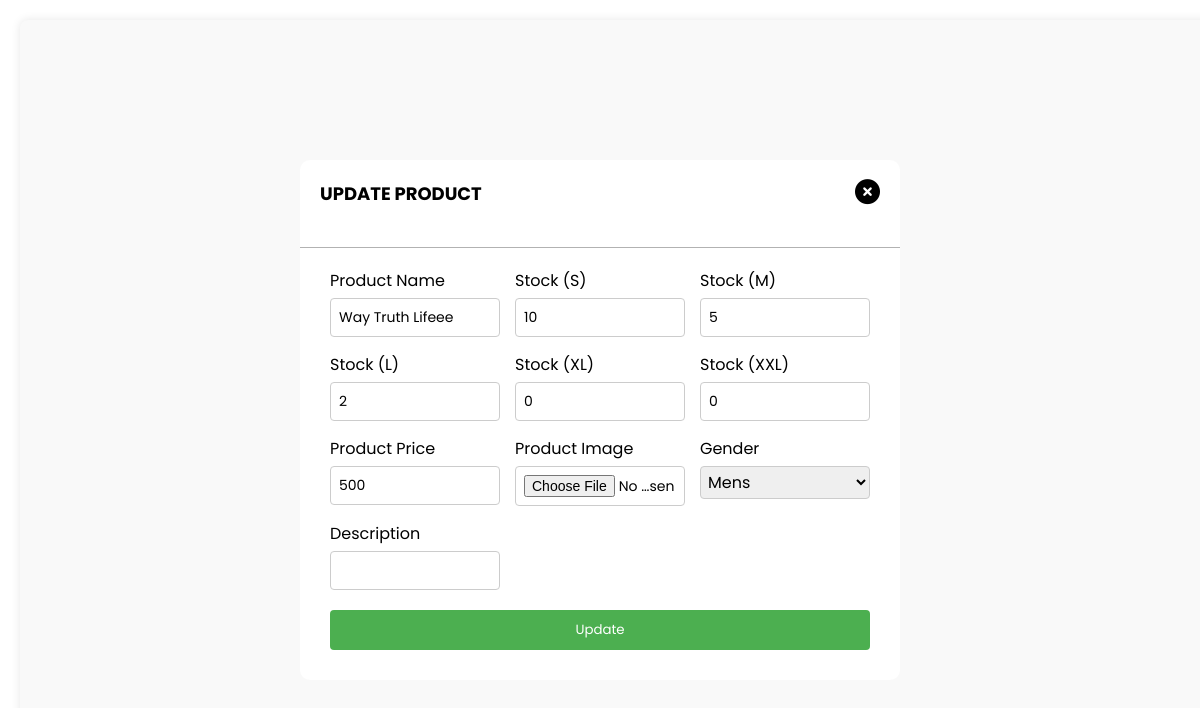
/admin/update_product.php?id=63, run on the app's committed database.
### tables this page shows
CREATE TABLE `product_list` (
  `id` int(100) NOT NULL,
  `product_image` varchar(100) NOT NULL,
  `product_name` varchar(100) NOT NULL,
  `product_stock_s` int(100) NOT NULL,
  `product_stock_m` int(100) NOT NULL,
  `product_stock_l` int(100) NOT NULL,
  `product_stock_xl` int(100) NOT NULL,
  `product_stock_xxl` int(100) NOT NULL,
  `product_price` varchar(100) NOT NULL,
  `product_discount` int(100) NOT NULL,
  `product_status` varchar(11) NOT NULL,
  `date` date DEFAULT NULL,
  `gender` varchar(20) NOT NULL,
  `description` text DEFAULT NULL
);

### admin/update_product.php (the view, shortened to what this page needs)
<?php
include('../components/connect.php');
if(isset($_GET['id'])) {
    $productId = $_GET['id'];
    $productQuery = "SELECT * FROM product_list WHERE id = $productId";
    $productResult = mysqli_query($con, $productQuery);
    $productData = mysqli_fetch_assoc($productResult);
}
?>
<!DOCTYPE html>
<html lang="en">
<head>
    <link rel="stylesheet" href="../admin/styles/index.css">
    <link rel="stylesheet" href="https://cdnjs.cloudflare.com/ajax/libs/font-awesome/6.5.2/css/all.min.css" />
</head>
<body>
    <div class="update_product_container">
        <div class="update_product_box">
            <div class="update_text-box">
                <h1>UPDATE PRODUCT</h1>
                <div class="products_add_icon">
                    <i class="fa-solid fa-circle-xmark" id="closeProductBtn"></i>
                </div>
            </div>
            <div>
                <form id="updateForm" action="update_product.php" method="POST" enctype="multipart/form-data">
                    <div class="update_this_box">
                        <div class="update_columns">
                            <div class="product_update_1">
                                <label for="product_name">Product Name</label>
                                <input type="text" id="product_name" name="product_name" value="<?php echo $productData['product_name']; ?>" required>
                            </div>
                            <div class="product_update_1">
                                <label for="total_stock_s">Stock (S)</label>
                                <input type="number" id="total_stock_s" name="product_stock_s" value="<?php echo $productData['product_stock_s']; ?>" required>
                            </div>
                            <div class="product_update_1">
                                <label for="total_stock_m">Stock (M)</label>
                                <input type="number" id="total_stock_m" name="product_stock_m" value="<?php echo $productData['product_stock_m']; ?>" required>
                            </div>
                            <div class="product_update_1">
                                <label for="total_stock_l">Stock (L)</label>
                                <input type="number" id="total_stock_l" name="product_stock_l" value="<?php echo $productData['product_stock_l']; ?>" required>
                            </div>
                            <div class="product_update_1">
                                <label for="total_stock_xl">Stock (XL)</label>
                                <input type="number" id="total_stock_xl" name="product_stock_xl" value="<?php echo $productData['product_stock_xl']; ?>" required>
                            </div>
                            <div class="product_update_1">
                                <label for="total_stock_xxl">Stock (XXL)</label>
                                <input type="number" id="total_stock_xxl" name="product_stock_xxl" value="<?php echo $productData['product_stock_xxl']; ?>" required>
                            </div>
                            <div class="product_update_1">
                                <label for="product_price">Product Price</label>
                                <input type="number" id="product_price" name="product_price" value="<?php echo $productData['product_price']; ?>" required>
                            </div>
                            <div class="product_update_1">
                                <label for="product_image">Product Image</label>
                                <input type="file" id="product_image" name="product_image">
                            </div>
                            <div class="product_update_1">
                                <label for="product_gender">Gender</label>
                                <select id="product_gender" name="product_gender" required>
                                    <option value="Mens" <?php echo ($productData['gender'] === 'Mens') ? 'selected' : ''; ?>>Mens</option>
                                </select>
                            </div>
                            <div class="product_update_1">
                                <label for="Description">Description</label>
                                <input type="text" id="Description" name="Description" value="<?php echo $productData['description']; ?>" maxlength="100">
                            </div>
                        </div>
                        <div class="update_btn">
                            <button type="submit" id="updateButton">Update</button>
                        </div>
                    </div>
                </form>
            </div>
        </div>
    </div>
</body>
</html>

### admin/styles/index.css (style rules this page uses)
* { padding: 0; margin: 0; box-sizing: border-box; font-family: "Poppins", sans-serif; }
#product_gender { width: 100%; padding: 3px; font-size: 16px; border: 1px solid #ccc; border-radius: 4px; }
.update_product_container { width: 100%; height: 100vh; background-color: rgba(0, 0, 0, 0.3); }
.update_product_box { position: absolute; top: 50%; left: 50%; transform: translate(-50%, -50%); background-color: white; width: 750px; margin: auto; border-radius: 10px; }
.update_text-box { display: flex; align-items: center; justify-content: space-between; padding: 20px 20px; border-bottom: 1px solid rgba(0, 0, 0, 0.3); }
.update_text-box i { font-size: 25px; cursor: pointer; }
.update_text-box h1 { font-size: 18px; }
.update_this_box { padding: 20px 30px; }
.update_btn { margin: 20px 0 10px 0; }
.update_columns { display: grid; grid-template-columns: repeat(2, 1fr); gap: 20px; }
.product_update_1 { display: flex; flex-direction: column; }
.product_update_1 label { margin-bottom: 5px; }
.product_update_1 input[type="text"], .product_update_1 input[type="number"], .product_update_1 input[type="file"] { width: 100%; padding: 8px; border: 1px solid #ccc; border-radius: 4px; box-sizing: border-box; }
#updateButton { grid-column: span 2; width: 100%; padding: 10px 20px; background-color: #4caf50; color: white; border: none; border-radius: 4px; cursor: pointer; }

### admin/update_product.php (style rules this page uses)
.update_product_container { padding: 20px; margin: 20px; background-color: #f9f9f9; border-radius: 8px; box-shadow: 0 0 10px rgba(0, 0, 0, 0.1); }
.update_product_box { max-width: 600px; margin: auto; }
.update_text-box h1 { text-align: center; margin-bottom: 20px; }
.products_add_icon { position: absolute; top: 20px; right: 20px; cursor: pointer; }
.update_columns { display: grid; grid-template-columns: repeat(3, 1fr); gap: 15px; }
.product_update_1 label { display: block; margin-bottom: 5px; }
.product_update_1 input, .product_update_1 select { width: 100%; padding: 8px; font-size: 14px; border: 1px solid #ccc; border-radius: 4px; }
.update_btn { text-align: center; margin-top: 20px; }
.update_btn button { padding: 10px 20px; background-color: #28a745; color: white; border: none; border-radius: 4px; cursor: pointer; }

### data on the page
product_list: product_name "Way Truth Lifeee", product_stock_s "10", product_stock_m "5", product_stock_l "2", product_stock_xl "0", product_stock_xxl "0", product_price "500", product_gender "Mens"
